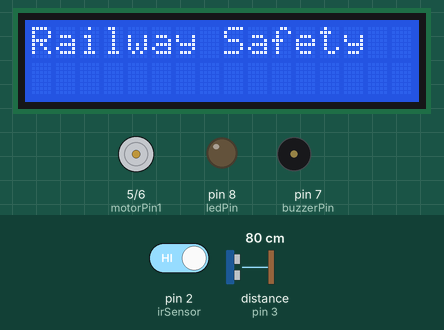
This sketch was run on a simulated Arduino Uno, built with avr-gcc and run on an emulated ATmega328P. On the bench: 16×2 character LCD, motor-driver pin pairs drawn as motors (green arrow = first pin HIGH = forward, orange = second pin HIGH = backward, longer = more drive), output pins drawn as LEDs (lit = HIGH), buzzer (waves = sounding, pin HIGH). Wiring (inferred from the names in the program): ultrasonic range finder: trigger pin 4; echo pin 3. Inputs (shaded band) come from the test bench; at power-on: pin 2 (irSensor) HIGH, distance to the obstacle (sensor on pin 3) 80 cm. The echo pulse lasts 58.3 µs per cm; pins used as bus, display or sensor lines are not drawn; what the sketch prints to the serial monitor is not drawn.

Above: at 0.1 s.
At 2.1 s:
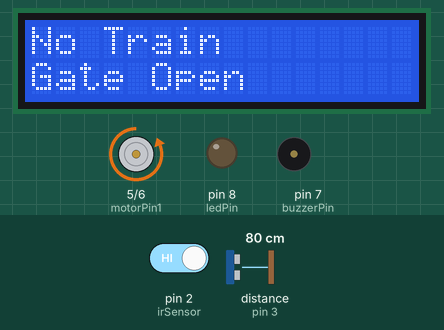
At 5.1 s:
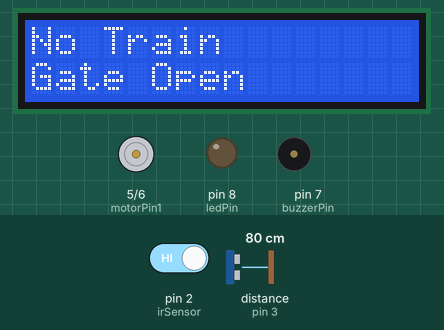
Timing chart, 0 to 130.0 s (numbered marks = the images above):
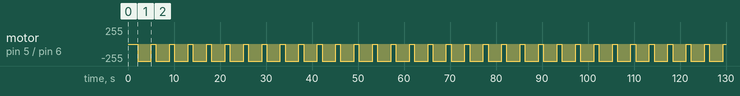

The sketch:

main.ino
```cpp
// Include required libraries
#include <LiquidCrystal.h>

// Define pins
const int irSensor = 2;
const int echoPin = 3;
const int trigPin = 4;
const int motorPin1 = 5;
const int motorPin2 = 6;
const int buzzerPin = 7;
const int ledPin = 8;

// LCD: RS, EN, D4, D5, D6, D7
LiquidCrystal lcd(9, 10, 11, 12, A0, A1);

void setup() {
  // Initialize Serial Monitor
  Serial.begin(9600);

  // Pin Modes
  pinMode(irSensor, INPUT);
  pinMode(trigPin, OUTPUT);
  pinMode(echoPin, INPUT);
  pinMode(motorPin1, OUTPUT);
  pinMode(motorPin2, OUTPUT);
  pinMode(buzzerPin, OUTPUT);
  pinMode(ledPin, OUTPUT);

  // Initialize LCD
  lcd.begin(16, 2);
  lcd.print("Railway Safety");
  delay(2000);
  lcd.clear();
}

void loop() {
  // IR Sensor detection
  int trainDetected = digitalRead(irSensor);

  // Ultrasonic Sensor distance measurement
  long duration;
  int distance;

  digitalWrite(trigPin, LOW);
  delayMicroseconds(2);
  digitalWrite(trigPin, HIGH);
  delayMicroseconds(10);
  digitalWrite(trigPin, LOW);

  duration = pulseIn(echoPin, HIGH);
  distance = duration * 0.034 / 2;

  Serial.print("Distance: ");
  Serial.println(distance);

  if (trainDetected == LOW && distance < 50) {
    // Train is approaching and present

    lcd.clear();
    lcd.setCursor(0, 0);
    lcd.print("Train Incoming");
    lcd.setCursor(0, 1);
    lcd.print("Closing Gate");

    // Turn on buzzer and LED
    digitalWrite(buzzerPin, HIGH);
    digitalWrite(ledPin, HIGH);

    // Close gate (rotate motor)
    digitalWrite(motorPin1, HIGH);
    digitalWrite(motorPin2, LOW);
    delay(3000); // Time to close gate
    digitalWrite(motorPin1, LOW);
    digitalWrite(motorPin2, LOW);

  } else {
    // No train or far

    lcd.clear();
    lcd.setCursor(0, 0);
    lcd.print("No Train");
    lcd.setCursor(0, 1);
    lcd.print("Gate Open");

    // Turn off buzzer and LED
    digitalWrite(buzzerPin, LOW);
    digitalWrite(ledPin, LOW);

    // Open gate (rotate motor in opposite direction)
    digitalWrite(motorPin1, LOW);
    digitalWrite(motorPin2, HIGH);
    delay(3000); // Time to open gate
    digitalWrite(motorPin1, LOW);
    digitalWrite(motorPin2, LOW);
  }

  delay(1000); // Loop delay
}
```

Measured:
- by itself, motor on pin 5 (motorPin1) / pin 6 (motorPin2): alternates backward 255/255 for 3.0 s and stopped for 1.0 s
